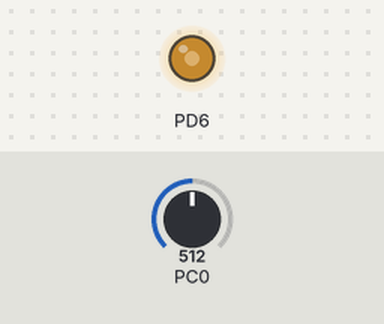
This program was run on a simulated ATmega328P, built with avr-gcc and emulated at 16 MHz (the files do not name the chip). Parts: output pins drawn as LEDs (lit = HIGH). The inputs (shaded band) are chosen by the test bench; at power-on: PC0 = 512.

Above: at 1.2 s.
1.3 s: PC0 set to 716
At 2.4 s:
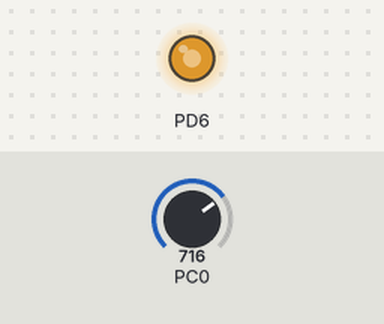
2.8 s: PC0 set to 900
At 3.6 s:
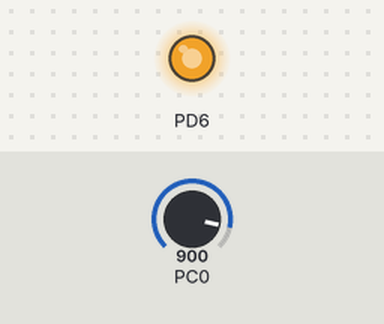
4.3 s: PC0 set to 122
At 4.7 s:
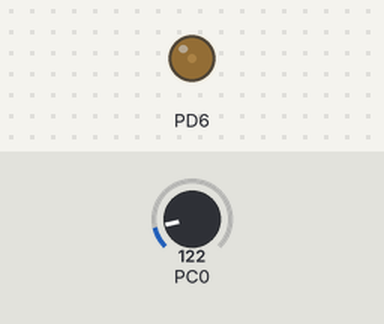
5.8 s: PC0 set to 0
At 7.0 s:
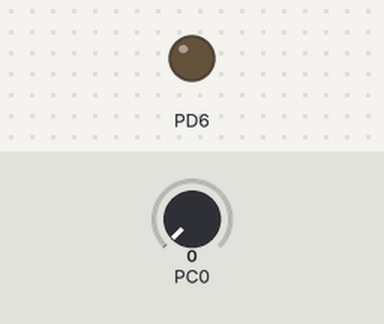
7.3 s: PC0 set to 511
At 8.2 s:
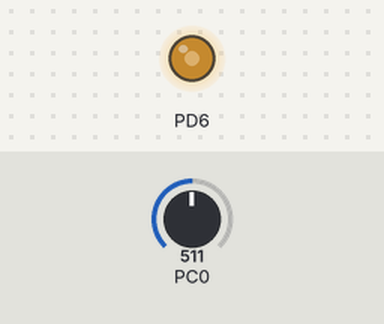
Timing chart, 0 to 9.8 s (numbered marks = the images above; inputs shaded):
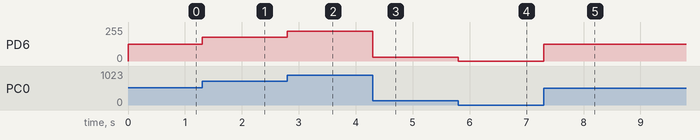

The program:

main.c
```c
#define F_CPU 16000000UL

#include <avr/io.h>
#include <stdint.h>

#include "adc.h"
#include "pwm.h"
uint16_t adc_value = 0;
uint8_t pwm_value = 0;

uint16_t read_potentiometer(void) {
  return read_adc(0);  // ADC Channel 0
}

uint8_t scale_to_pwm(uint16_t adc_value) {
  return ((uint32_t)adc_value * 255) / 1023;  // matching adc value to 255

  //general mapping eqn : Output = (Input × Output Range) / Input Range

}

int main(void) {


  adc_init();
  pwm0_init();

  while (1) {
    adc_value = read_potentiometer();
    pwm_value = scale_to_pwm(adc_value);
    OCR0A = pwm_value;  // update value
  }
}

/*why choose pwm for t0 */
```

adc.c
```c
/*
 * adc.c
 *
 * Created: 16-05-2026 15:05:52
 *  Author: hp
 */


#include "adc.h"
#include <avr/io.h>


void adc_init(void){

	ADMUX |= ((1<<REFS1)|(1<<REFS0));
	ADCSRA |= (1<<ADEN);
	ADCSRA |=((1<<ADPS2)|(1<<ADPS1)|(1<<ADPS0));


}

uint16_t read_adc(uint16_t channel)
{

	channel &=0x07;
	//to clear the previous channel and update the register with new value
	ADMUX = (ADMUX & 0xF0) | channel;

	ADCSRA |= (1<<ADSC);
	while(ADCSRA & (1<<ADSC));
	return ADC;

}
```

adc.h
```c
/*
 * adc.h
 *
 * Created: 16-05-2026 15:06:25
 *  Author: hp
 */


#ifndef ADC_H_
#define ADC_H_

#define F_CPU 16000000UL
#include <avr/io.h>
#include <stdint.h>

void adc_init(void);
uint16_t read_adc(uint16_t channel);


#endif /* ADC_H_ */
```

pwm.c
```c
#include <avr/io.h>
#include "pwm.h"

void pwm0_init(void)
{
    /* OC0A (PD6) as output */
    DDRD |= (1 << DDD6);

    /* Fast PWM Mode */
    TCCR0A |= (1 << WGM00) |
              (1 << WGM01);

    TCCR0B &= ~(1 << WGM02);

    /* Non-Inverting Mode */
    TCCR0A |= (1 << COM0A1);
    TCCR0A &= ~(1 << COM0A0);

    /* Prescaler = 64 */
    TCCR0B |= (1 << CS01) |
              (1 << CS00);

    OCR0A = 0;
}
```

pwm.h
```c
#ifndef PWM_H
#define PWM_H

#include <stdint.h>

void pwm0_init(void);
#endif
```

Measured:
- after the input at 1.3 s, PD6: 127/255 → 178/255 at once
- after the input at 2.8 s, PD6: 178/255 → 224/255 at once
- after the input at 4.3 s, PD6: 224/255 → 30/255 at once
- after the input at 5.8 s, PD6: 30/255 → 0/255 at once
- after the input at 7.3 s, PD6: 0/255 → 127/255 at once
